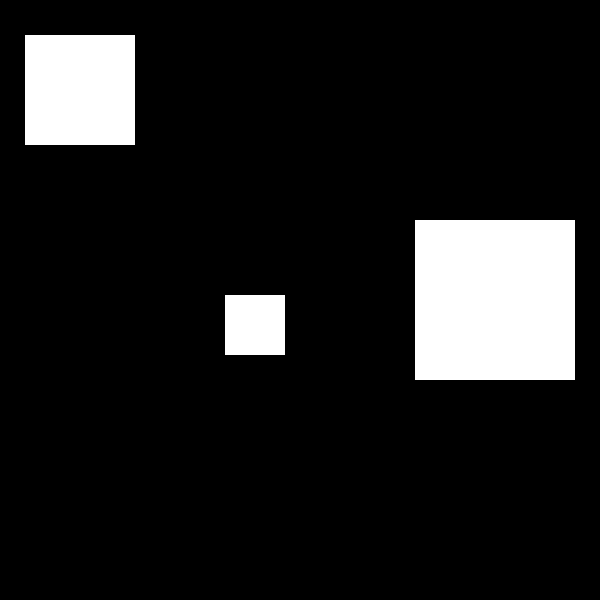
Frame 1 (no input)
Frame 60 (no input): identical to frame 1, image omitted
Frame 120 (the mouse pressed at the canvas centre since frame 60): identical to frame 1, image omitted

The p5.js sketch that drew this single still picture (run headless with seeded random() and noise() and a simulated clock; from frame 60 on, the mouse is pressed at the canvas centre):

// p5.js sketch
// ── sketch.js

function setup() {
    createCanvas(600, 600);
    strokeWeight(10);
}

function draw() {
    background(0);
    drawSquare(30, 40, 100);
    drawSquare(420, 225, 150);
    drawSquare(230, 300, 50);
}

function drawSquare(x, y, squareWidth) {
    let highlight = getHighlightColour(x, y, squareWidth);
    stroke(highlight);
    square(x, y, squareWidth);
}

function getHighlightColour(x, y, squareWidth) {
    if (mouseIsOver(x, y, squareWidth)) {
        return color(255, 0, 255);
    } else {
        return color(255);
    }
}

function mouseIsOver(x, y, squareWidth) {
    if (mouseX >= x && mouseX <= x + squareWidth && mouseY >= y && mouseY <= y + squareWidth) {
        return true;
    }
    else {
        return false;
    }
    /* The whole conditional could be shortened to
     * return mouseX >= x && mouseX <= x + squareWidth && mouseY >= y && mouseY <= y + squareWidth;
    */
}
// ── hoverEffect.html
<!DOCTYPE html>
<html lang="en">
  <head>
    <meta charset="utf-8" />
    <meta name="viewport" content="width=device-width, initial-scale=1.0">

    <title>W3 Lecture 2 - hoverEffect</title>

    <link rel="stylesheet" type="text/css" href="./lib/main-styles.css">

    <script src="./lib/p5.js"></script>
  </head>

  <body>
    <script src="sketch.js"></script>
  </body>
</html>
